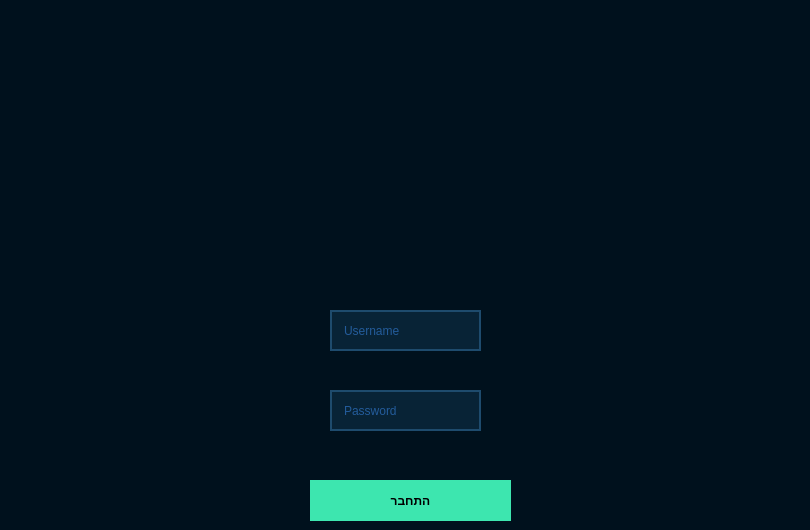
    <widget class="QWidget" name="Lec_Login">
     <property name="styleSheet">
      <string notr="true">background-color: #00111d;
	color: #000000;
	border-color: #000000;</string>
     </property>
     <widget class="QLabel" name="label_3">
      <property name="geometry">
       <rect>
        <x>0</x>
        <y>0</y>
        <width>801</width>
        <height>341</height>
       </rect>
      </property>
      <property name="styleSheet">
       <string notr="true">image: url(&quot;:/images/h.png&quot;); 

</string>
      </property>
      <property name="text">
       <string/>
      </property>
     </widget>
     <widget class="QLineEdit" name="Lec_UN_Line_Edit">
      <property name="geometry">
       <rect>
        <x>330</x>
        <y>310</y>
        <width>151</width>
        <height>41</height>
       </rect>
      </property>
      <property name="whatsThis">
       <string>&lt;html&gt;&lt;head/&gt;&lt;body&gt;&lt;p&gt;username&lt;/p&gt;&lt;/body&gt;&lt;/html&gt;</string>
      </property>
      <property name="autoFillBackground">
       <bool>false</bool>
      </property>
      <property name="styleSheet">
       <string notr="true">QLineEdit
{
	background-color: #082336;
	color: #3e93ff;
	border-style: solid;
	border-width: 2px;
	border-color: #1e4b6d;
	padding: 10px;

}


QLineEdit::hover
{
	background-color: #082336;
	color: #3e93ca;
	border-style: solid;
	border-width: 2px;
	border-color: #01dcff;
	padding: 10px;

}


QLineEdit::focus
{
	
	color: #3e93ca;
	border-style: solid;
	border-width: 2px;
	border-color: #01dcff;
	padding: 10px;

}</string>
      </property>
      <property name="inputMask">
       <string/>
      </property>
      <property name="text">
       <string/>
      </property>
      <property name="placeholderText">
       <string>Username</string>
      </property>
     </widget>
     <widget class="QLineEdit" name="Lec_Pass_Line_Edit">
      <property name="geometry">
       <rect>
        <x>330</x>
        <y>390</y>
        <width>151</width>
        <height>41</height>
       </rect>
      </property>
      <property name="styleSheet">
       <string notr="true">QLineEdit
{
	background-color: #082336;
	color: #3e93ff;
	border-style: solid;
	border-width: 2px;
	border-color: #1e4b6d;
	padding: 10px;

}


QLineEdit::hover
{
	background-color: #082336;
	color: #3e93ca;
	border-style: solid;
	border-width: 2px;
	border-color: #01dcff;
	padding: 10px;

}


QLineEdit::focus
{
	
	color: #3e93ca;
	border-style: solid;
	border-width: 2px;
	border-color: #01dcff;
	padding: 10px;

}</string>
      </property>
      <property name="text">
       <string/>
      </property>
      <property name="echoMode">
       <enum>QLineEdit::Password</enum>
      </property>
      <property name="placeholderText">
       <string>Password</string>
      </property>
     </widget>
     <widget class="QPushButton" name="pushButton_4">
      <property name="geometry">
       <rect>
        <x>310</x>
        <y>480</y>
        <width>201</width>
        <height>41</height>
       </rect>
      </property>
      <property name="styleSheet">
       <string notr="true">QPushButton
{
	background-color: #3de6af;
	color: #000000;
	border-style: solid;
	border-color: #000000;
	font-weight : bold;
	padding: 13px;

}


QPushButton::hover
{
	background-color: #3dffaf;
	color: #000000;
	border-style: solid;
	border-color: #000000;
	font-weight : bold;
	padding: 13px;

}


QPushButton::pressed
{
	background-color: #3dc8af;
	color: #000000;
	border-style: solid;
	border-color: #000000;
	font-weight : bold;
	padding: 13px;

}</string>
      </property>
      <property name="text">
       <string>התחבר</string>
      </property>
     </widget>
    </widget>
